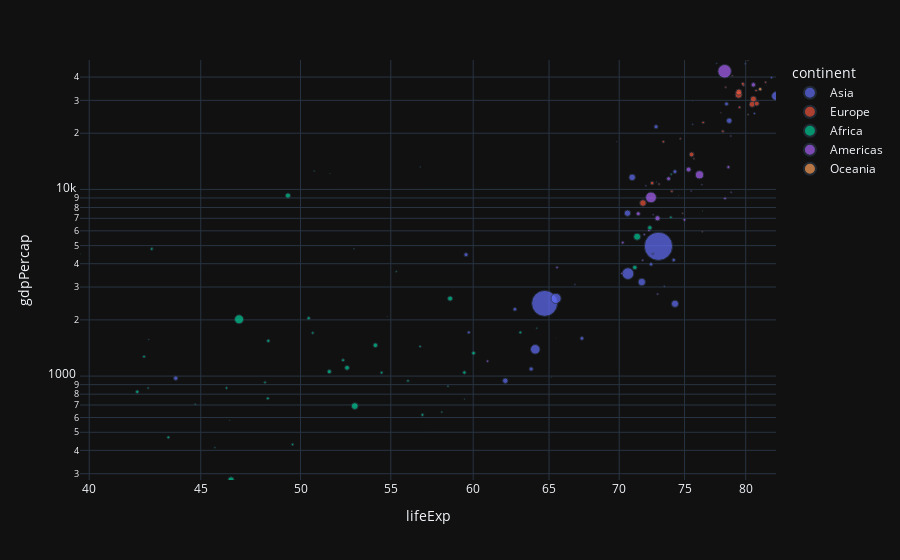

Notebook code for this chart:
### Code cell
# plot life exp and gdp scatter plot -> continent as color -> pop as size -> hover name -> range_x/range_y -> log_x/log_y
px.scatter(
    temp_df, 
    x='lifeExp', 
    y='gdpPercap',  # Corrected column name
    color='continent',  # Assigns colors based on continent
    size='pop',  # Point size based on population
    hover_name='country',  # Shows country name on hover
    log_x=True,  # Log scale for better visualization
    log_y=True,  # Log scale for GDP per capita
    range_x=[temp_df['lifeExp'].min(), temp_df['lifeExp'].max()],  # Set X-axis range
    range_y=[temp_df['gdpPercap'].min(), temp_df['gdpPercap'].max()],  # Set Y-axis range
    template="plotly_dark"
)

### Figure 1 — Plotly figure (JSON) as saved in the notebook; plotly's stock layout.template omitted (floating-point values rounded to 4 significant figures)
{"data": [{"hovertemplate": "<b>%{hovertext}</b><br><br>continent=Asia<br>lifeExp=%{x}<br>gdpPercap=%{y}<br>pop=%{marker.size}<extra></extra>", "hovertext": ["Afghanistan", "Bahrain", "Bangladesh", "Cambodia", "China", "Hong Kong, China", "India", "Indonesia", "Iran", "Iraq", "Israel", "Japan", "Jordan", "Korea, Dem. Rep.", "Korea, Rep.", "Kuwait", "Lebanon", "Malaysia", "Mongolia", "Myanmar", "Nepal", "Oman", "Pakistan", "Philippines", "Saudi Arabia", "Singapore", "Sri Lanka", "Syria", "Taiwan", "Thailand", "Vietnam", "West Bank and Gaza", "Yemen, Rep."], "legendgroup": "Asia", "marker": {"color": "#636efa", "size": [31889923, 708573, 150448339, 14131858, 1318683096, 6980412, 1110396331, 223547000, 69453570, 27499638, 6426679, 127467972, 6053193, 23301725, 49044790, 2505559, 3921278, 24821286, 2874127, 47761980, 28901790, 3204897, 169270617, 91077287, 27601038, 4553009, 20378239, 19314747, 23174294, 65068149, 85262356, 4018332, 22211743], "sizemode": "area", "sizeref": 3297000.0, "symbol": "circle"}, "mode": "markers", "name": "Asia", "orientation": "v", "showlegend": true, "type": "scatter", "x": [43.83, 75.64, 64.06, 59.72, 72.96, 82.21, 64.7, 70.65, 70.96, 59.55, 80.75, 82.6, 72.53, 67.3, 78.62, 77.59, 71.99, 74.24, 66.8, 62.07, 63.78, 75.64, 65.48, 71.69, 72.78, 79.97, 72.4, 74.14, 78.4, 70.62, 74.25, 73.42, 62.7], "xaxis": "x", "y": [974.6, 29800.0, 1391.0, 1714.0, 4959.0, 39720.0, 2452.0, 3541.0, 11610.0, 4471.0, 25520.0, 31660.0, 4519.0, 1593.0, 23350.0, 47310.0, 10460.0, 12450.0, 3096.0, 944.0, 1091.0, 22320.0, 2606.0, 3190.0, 21650.0, 47140.0, 3970.0, 4185.0, 28720.0, 7458.0, 2442.0, 3025.0, 2281.0], "yaxis": "y"}, {"hovertemplate": "<b>%{hovertext}</b><br><br>continent=Europe<br>lifeExp=%{x}<br>gdpPercap=%{y}<br>pop=%{marker.size}<extra></extra>", "hovertext": ["Albania", "Austria", "Belgium", "Bosnia and Herzegovina", "Bulgaria", "Croatia", "Czech Republic", "Denmark", "Finland", "France", "Germany", "Greece", "Hungary", "Iceland", "Ireland", "Italy", "Montenegro", "Netherlands", "Norway", "Poland", "Portugal", "Romania", "Serbia", "Slovak Republic", "Slovenia", "Spain", "Sweden", "Switzerland", "Turkey", "United Kingdom"], "legendgroup": "Europe", "marker": {"color": "#EF553B", "size": [3600523, 8199783, 10392226, 4552198, 7322858, 4493312, 10228744, 5468120, 5238460, 61083916, 82400996, 10706290, 9956108, 301931, 4109086, 58147733, 684736, 16570613, 4627926, 38518241, 10642836, 22276056, 10150265, 5447502, 2009245, 40448191, 9031088, 7554661, 71158647, 60776238], "sizemode": "area", "sizeref": 3297000.0, "symbol": "circle"}, "mode": "markers", "name": "Europe", "orientation": "v", "showlegend": true, "type": "scatter", "x": [76.42, 79.83, 79.44, 74.85, 73.0, 75.75, 76.49, 78.33, 79.31, 80.66, 79.41, 79.48, 73.34, 81.76, 78.89, 80.55, 74.54, 79.76, 80.2, 75.56, 78.1, 72.48, 74.0, 74.66, 77.93, 80.94, 80.88, 81.7, 71.78, 79.42], "xaxis": "x", "y": [5937.0, 36130.0, 33690.0, 7446.0, 10680.0, 14620.0, 22830.0, 35280.0, 33210.0, 30470.0, 32170.0, 27540.0, 18010.0, 36180.0, 40680.0, 28570.0, 9254.0, 36800.0, 49360.0, 15390.0, 20510.0, 10810.0, 9787.0, 18680.0, 25770.0, 28820.0, 33860.0, 37510.0, 8458.0, 33200.0], "yaxis": "y"}, {"hovertemplate": "<b>%{hovertext}</b><br><br>continent=Africa<br>lifeExp=%{x}<br>gdpPercap=%{y}<br>pop=%{marker.size}<extra></extra>", "hovertext": ["Algeria", "Angola", "Benin", "Botswana", "Burkina Faso", "Burundi", "Cameroon", "Central African Republic", "Chad", "Comoros", "Congo, Dem. Rep.", "Congo, Rep.", "Cote d'Ivoire", "Djibouti", "Egypt", "Equatorial Guinea", "Eritrea", "Ethiopia", "Gabon", "Gambia", "Ghana", "Guinea", "Guinea-Bissau", "Kenya", "Lesotho", "Liberia", "Libya", "Madagascar", "Malawi", "Mali", "Mauritania", "Mauritius", "Morocco", "Mozambique", "Namibia", "Niger", "Nigeria", "Reunion", "Rwanda", "Sao Tome and Principe", "Senegal", "Sierra Leone", "Somalia", "South Africa", "Sudan", "Swaziland", "Tanzania", "Togo", "Tunisia", "Uganda", "Zambia", "Zimbabwe"], "legendgroup": "Africa", "marker": {"color": "#00cc96", "size": [33333216, 12420476, 8078314, 1639131, 14326203, 8390505, 17696293, 4369038, 10238807, 710960, 64606759, 3800610, 18013409, 496374, 80264543, 551201, 4906585, 76511887, 1454867, 1688359, 22873338, 9947814, 1472041, 35610177, 2012649, 3193942, 6036914, 19167654, 13327079, 12031795, 3270065, 1250882, 33757175, 19951656, 2055080, 12894865, 135031164, 798094, 8860588, 199579, 12267493, 6144562, 9118773, 43997828, 42292929, 1133066, 38139640, 5701579, 10276158, 29170398, 11746035, 12311143], "sizemode": "area", "sizeref": 3297000.0, "symbol": "circle"}, "mode": "markers", "name": "Africa", "orientation": "v", "showlegend": true, "type": "scatter", "x": [72.3, 42.73, 56.73, 50.73, 52.3, 49.58, 50.43, 44.74, 50.65, 65.15, 46.46, 55.32, 48.33, 54.79, 71.34, 51.58, 58.04, 52.95, 56.73, 59.45, 60.02, 56.01, 46.39, 54.11, 42.59, 45.68, 73.95, 59.44, 48.3, 54.47, 64.16, 72.8, 71.16, 42.08, 52.91, 56.87, 46.86, 76.44, 46.24, 65.53, 63.06, 42.57, 48.16, 49.34, 58.56, 39.61, 52.52, 58.42, 73.92, 51.54, 42.38, 43.49], "xaxis": "x", "y": [6223.0, 4797.0, 1441.0, 12570.0, 1217.0, 430.1, 2042.0, 706.0, 1704.0, 986.1, 277.6, 3633.0, 1545.0, 2082.0, 5581.0, 12150.0, 641.4, 690.8, 13210.0, 752.7, 1328.0, 942.7, 579.2, 1463.0, 1569.0, 414.5, 12060.0, 1045.0, 759.3, 1043.0, 1803.0, 10960.0, 3820.0, 823.7, 4811.0, 619.7, 2014.0, 7670.0, 863.1, 1598.0, 1712.0, 862.5, 926.1, 9270.0, 2602.0, 4513.0, 1107.0, 883.0, 7093.0, 1056.0, 1271.0, 469.7], "yaxis": "y"}, {"hovertemplate": "<b>%{hovertext}</b><br><br>continent=Americas<br>lifeExp=%{x}<br>gdpPercap=%{y}<br>pop=%{marker.size}<extra></extra>", "hovertext": ["Argentina", "Bolivia", "Brazil", "Canada", "Chile", "Colombia", "Costa Rica", "Cuba", "Dominican Republic", "Ecuador", "El Salvador", "Guatemala", "Haiti", "Honduras", "Jamaica", "Mexico", "Nicaragua", "Panama", "Paraguay", "Peru", "Puerto Rico", "Trinidad and Tobago", "United States", "Uruguay", "Venezuela"], "legendgroup": "Americas", "marker": {"color": "#ab63fa", "size": [40301927, 9119152, 190010647, 33390141, 16284741, 44227550, 4133884, 11416987, 9319622, 13755680, 6939688, 12572928, 8502814, 7483763, 2780132, 108700891, 5675356, 3242173, 6667147, 28674757, 3942491, 1056608, 301139947, 3447496, 26084662], "sizemode": "area", "sizeref": 3297000.0, "symbol": "circle"}, "mode": "markers", "name": "Americas", "orientation": "v", "showlegend": true, "type": "scatter", "x": [75.32, 65.55, 72.39, 80.65, 78.55, 72.89, 78.78, 78.27, 72.23, 74.99, 71.88, 70.26, 60.92, 70.2, 72.57, 76.19, 72.9, 75.54, 71.75, 71.42, 78.75, 69.82, 78.24, 76.38, 73.75], "xaxis": "x", "y": [12780.0, 3822.0, 9066.0, 36320.0, 13170.0, 7007.0, 9645.0, 8948.0, 6025.0, 6873.0, 5728.0, 5186.0, 1202.0, 3548.0, 7321.0, 11980.0, 2749.0, 9809.0, 4173.0, 7409.0, 19330.0, 18010.0, 42950.0, 10610.0, 11420.0], "yaxis": "y"}, {"hovertemplate": "<b>%{hovertext}</b><br><br>continent=Oceania<br>lifeExp=%{x}<br>gdpPercap=%{y}<br>pop=%{marker.size}<extra></extra>", "hovertext": ["Australia", "New Zealand"], "legendgroup": "Oceania", "marker": {"color": "#FFA15A", "size": [20434176, 4115771], "sizemode": "area", "sizeref": 3297000.0, "symbol": "circle"}, "mode": "markers", "name": "Oceania", "orientation": "v", "showlegend": true, "type": "scatter", "x": [81.23, 80.2], "xaxis": "x", "y": [34440.0, 25190.0], "yaxis": "y"}], "layout": {"legend": {"itemsizing": "constant", "title": {"text": "continent"}, "tracegroupgap": 0}, "margin": {"t": 60}, "xaxis": {"anchor": "y", "domain": [0, 1], "range": [1.598, 1.917], "title": {"text": "lifeExp"}, "type": "log"}, "yaxis": {"anchor": "x", "domain": [0, 1], "range": [2.443, 4.693], "title": {"text": "gdpPercap"}, "type": "log"}}}
